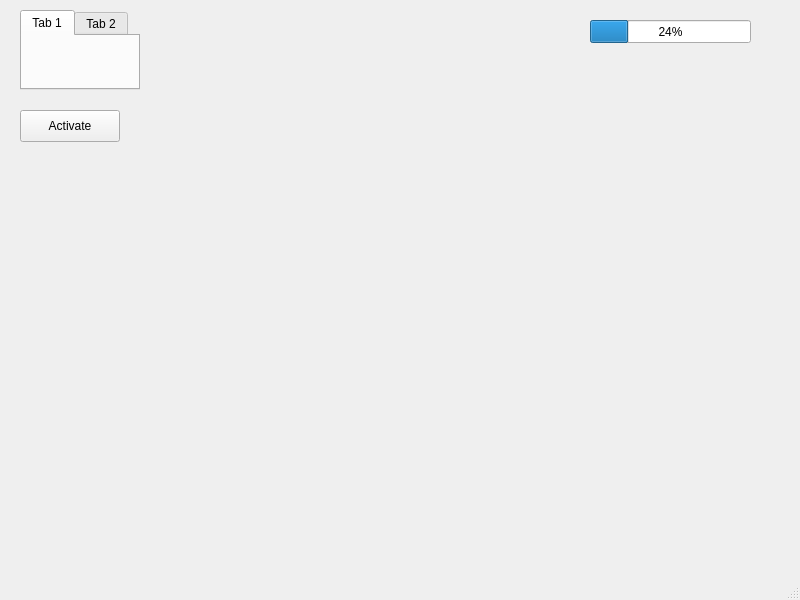
<?xml version="1.0" encoding="UTF-8"?>
<ui version="4.0">
 <class>cansatgroundstation</class>
 <widget class="QMainWindow" name="cansatgroundstation">
  <property name="windowModality">
   <enum>Qt::WindowModality::WindowModal</enum>
  </property>
  <property name="geometry">
   <rect>
    <x>0</x>
    <y>0</y>
    <width>800</width>
    <height>600</height>
   </rect>
  </property>
  <property name="windowTitle">
   <string>MainWindow</string>
  </property>
  <widget class="QWidget" name="centralwidget">
   <widget class="QPushButton" name="Activate">
    <property name="geometry">
     <rect>
      <x>20</x>
      <y>110</y>
      <width>100</width>
      <height>32</height>
     </rect>
    </property>
    <property name="text">
     <string>Activate</string>
    </property>
   </widget>
   <widget class="QTabWidget" name="tabWidget">
    <property name="geometry">
     <rect>
      <x>20</x>
      <y>10</y>
      <width>120</width>
      <height>80</height>
     </rect>
    </property>
    <property name="currentIndex">
     <number>0</number>
    </property>
    <widget class="QWidget" name="tab">
     <attribute name="title">
      <string>Tab 1</string>
     </attribute>
    </widget>
    <widget class="QWidget" name="tab_2">
     <attribute name="title">
      <string>Tab 2</string>
     </attribute>
    </widget>
   </widget>
   <widget class="QProgressBar" name="progressBar">
    <property name="geometry">
     <rect>
      <x>590</x>
      <y>20</y>
      <width>161</width>
      <height>23</height>
     </rect>
    </property>
    <property name="value">
     <number>24</number>
    </property>
   </widget>
  </widget>
  <widget class="QMenuBar" name="menubar">
   <property name="geometry">
    <rect>
     <x>0</x>
     <y>0</y>
     <width>800</width>
     <height>24</height>
    </rect>
   </property>
  </widget>
  <widget class="QStatusBar" name="statusbar"/>
 </widget>
 <resources/>
 <connections/>
</ui>
